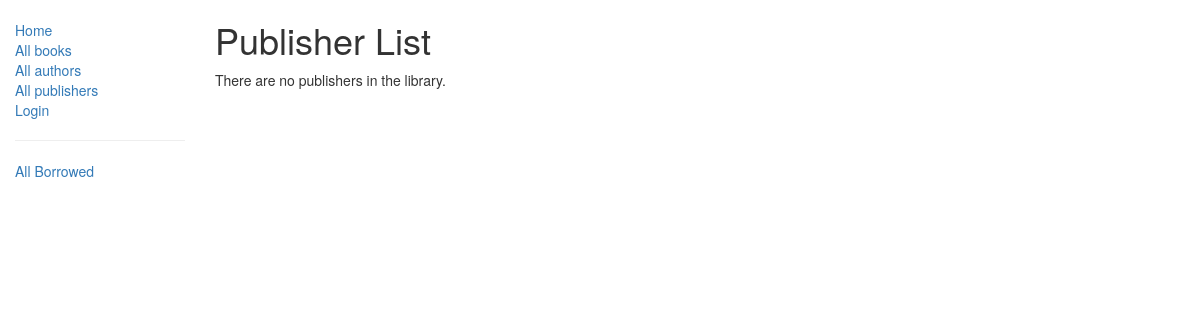
The page /catalog/publishers/ on the database as committed earlier.
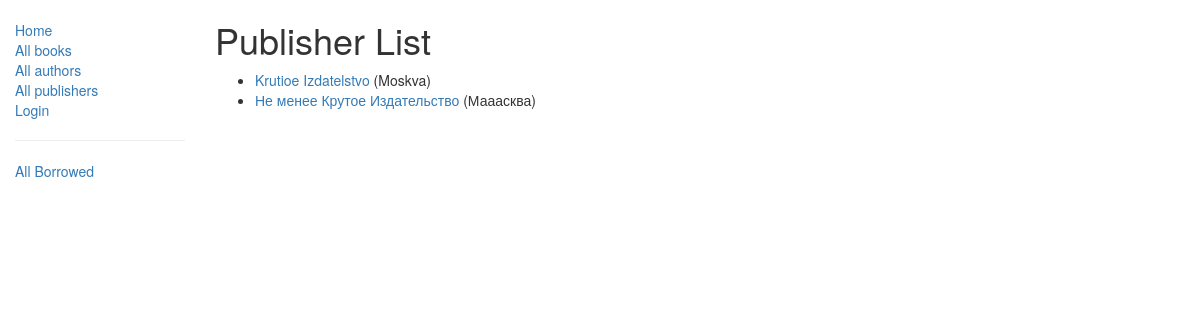
The same page on the database as committed later.
### catalog/models.py (models this page shows, shortened)
class Publisher(models.Model):
    name = models.CharField(max_length=200)
    city = models.CharField(max_length=175)
    def get_absolute_url(self):
        return reverse('publisher-detail', args=[str(self.id)])

### catalog/views.py (the view)
class PublisherListView(generic.ListView):
    model = Publisher
    paginate_by = 10

### catalog/templates/catalog/publisher_list.html
{% extends "base_generic.html" %}
{% block content %}
    <h1>Publisher List</h1>
    {% if publisher_list %}
    <ul>
      {% for publisher in publisher_list %}
      <li>
        <a href="{{ publisher.get_absolute_url }}">{{ publisher.name }}</a> ({{publisher.city}})
      </li>
      {% endfor %}
    </ul>
    {% else %}
      <p>There are no publishers in the library.</p>
    {% endif %}
{% endblock %}

Rows that differ between the two databases and show on the page:
added Publisher: name "Krutioe Izdatelstvo", city "Moskva"
added Publisher: name "Не менее Крутое Издательство", city "Мааасква"
Other text that changed with them:
text no longer shown: "There are no publishers in the library."
